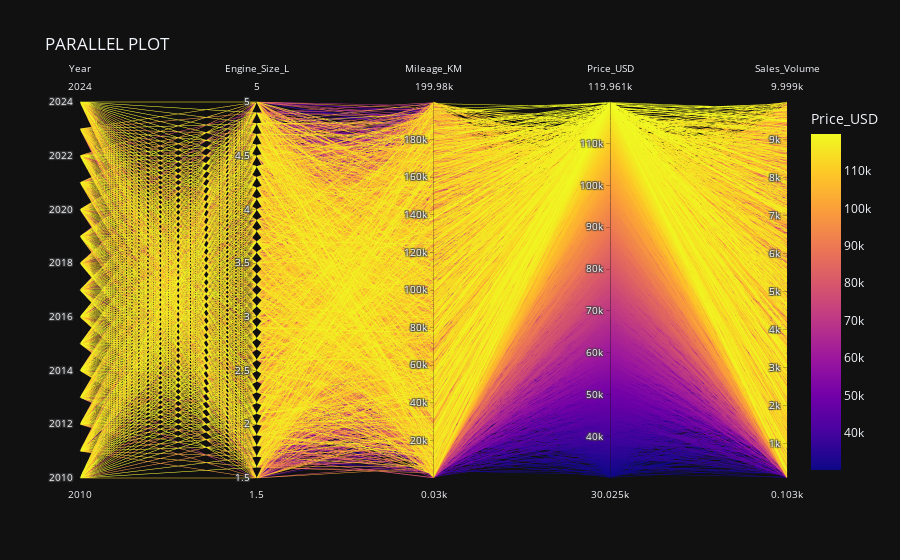

Source (notebook cell):
### Code cell
#PARALLEL CORRDINATES PLOT
fig=px.parallel_coordinates(df,color="Price_USD",title="PARALLEL PLOT",
                              #dimensions=["carat","depth"] choose columns
                              )
fig.show()

### Figure 1 — Plotly figure (JSON) as saved in the notebook; plotly's stock layout.template omitted (floating-point values rounded to 4 significant figures; data arrays with more than 128 entries replaced by an {"elided": "..."} marker saying what was removed)
{"data": [{"dimensions": [{"label": "Year", "values": {"elided": "5000 int values"}}, {"label": "Engine_Size_L", "values": {"elided": "5000 float values"}}, {"label": "Mileage_KM", "values": {"elided": "5000 int values"}}, {"label": "Price_USD", "values": {"elided": "5000 int values"}}, {"label": "Sales_Volume", "values": {"elided": "5000 int values"}}], "domain": {"x": [0.0, 1.0], "y": [0.0, 1.0]}, "line": {"color": {"elided": "5000 int values"}, "coloraxis": "coloraxis"}, "name": "", "type": "parcoords"}], "layout": {"coloraxis": {"colorbar": {"title": {"text": "Price_USD"}}, "colorscale": [[0.0, "#0d0887"], [0.1111, "#46039f"], [0.2222, "#7201a8"], [0.3333, "#9c179e"], [0.4444, "#bd3786"], [0.5556, "#d8576b"], [0.6667, "#ed7953"], [0.7778, "#fb9f3a"], [0.8889, "#fdca26"], [1.0, "#f0f921"]]}, "legend": {"tracegroupgap": 0}, "title": {"text": "PARALLEL PLOT"}}}
